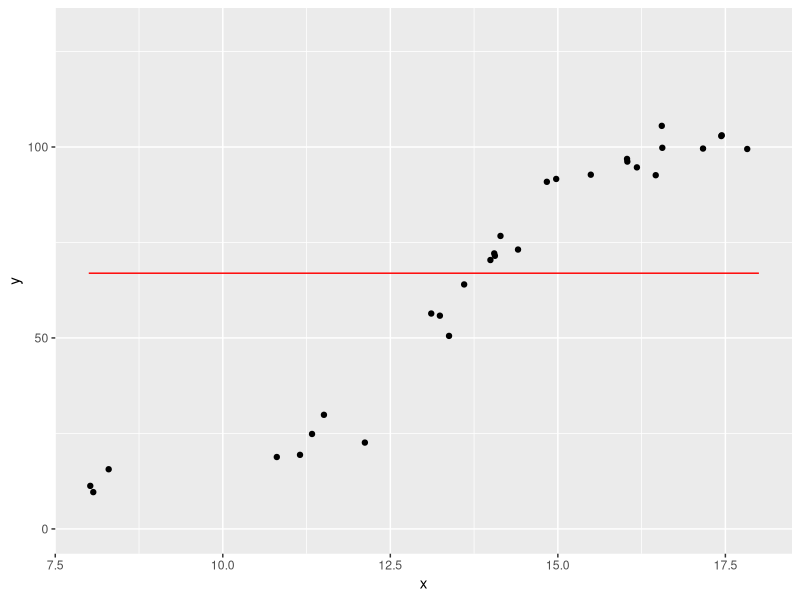
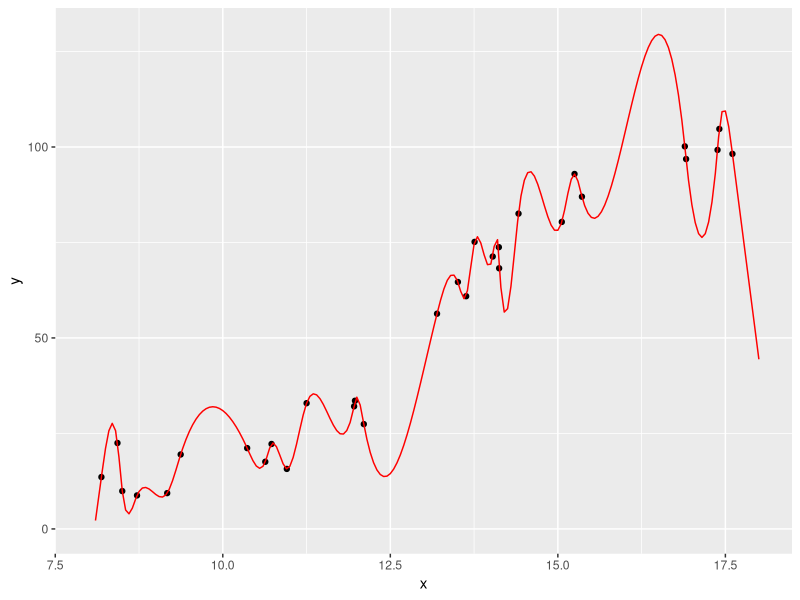
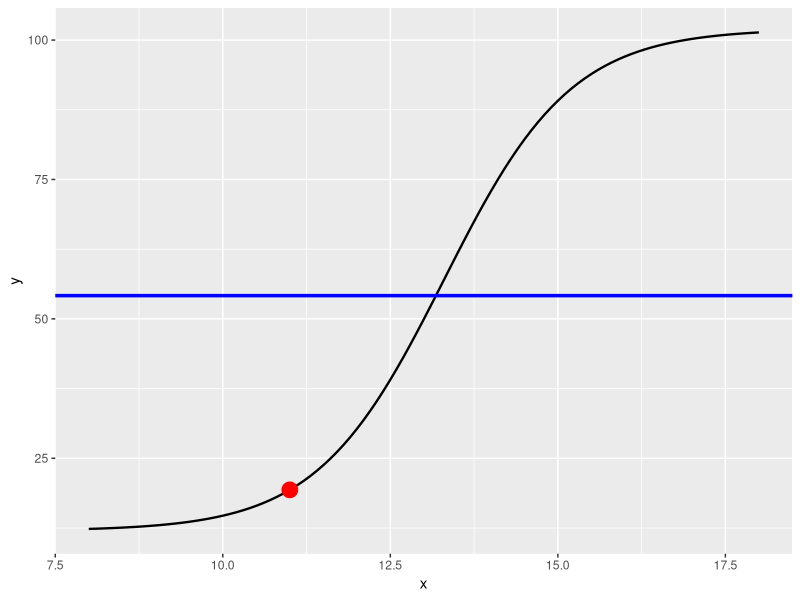
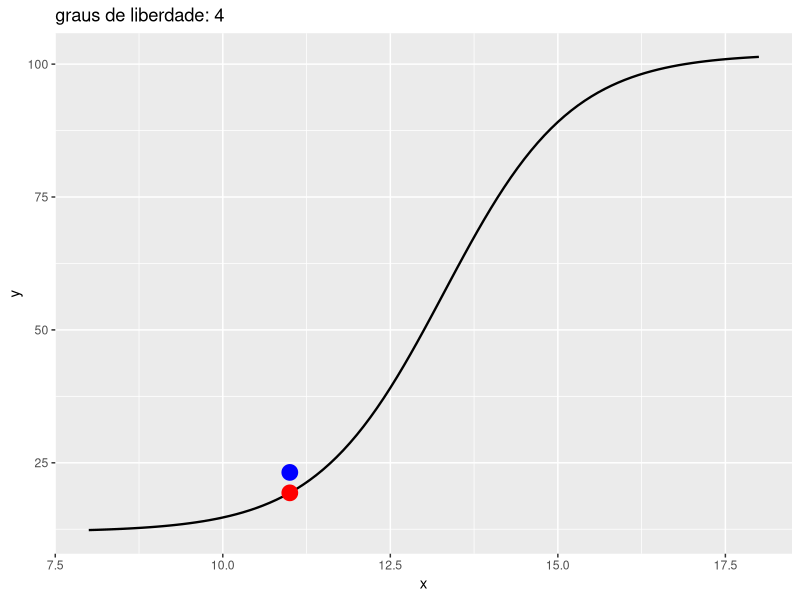

Reproduce these figures in R, in order.
library(tidyverse)

# geração de números aleatórios
# ?rnorm

rnorm(10, mean = 0, sd = 1)

# criar uma sequência 

seq(10, 13, .5)

# criar um data frame

df <- tibble(var1 = c(1, 3, 2), 
             var2 = c(11, 7, 18))

df

df$var1



# modelo utilizando apenas as médias das respostas ------------------------
# para previsão

# número de observações geradas

n_obs <- 30

# banco de dados simulado

dados <- tibble(x = sort(runif(n = n_obs, min = 8, max = 18)), 
                y = 45*tanh(x/1.9 - 7) + 57 + rnorm(n = n_obs, mean = 0, sd = 4))

# valores para os quais faremos as previsões

x_prev <- seq(8, 18, 0.5)

# banco de dados com os valores e previsões

dados_prev <- tibble(x = x_prev, 
                     y = mean(dados$y))

# gráfico dos valores simulados e valores preditos

ggplot() + 
  geom_point(data = dados, aes(x, y)) + 
  geom_line(data = dados_prev, aes(x, y), color = "red") + 
  xlim(8, 18) + ylim(0, 130)


# mais flexível -----------------------------------------------------------

set.seed(3322)

# utilize diferentes graus de liberdade entre 2 e 30 e 
# verifique a variabilidade das curvas ajustadas

gl <- 29

n_obs <- 30

dados <- tibble(x = sort(runif(n = n_obs, min = 8, max = 18)), 
                y = 45*tanh(x/1.9 - 7) + 57 + rnorm(n = n_obs, mean = 0, sd = 4))

x_prev <- seq(8, 18, 0.05)

fit <- smooth.spline(dados$x, dados$y, df = gl)

dados_prev <- tibble(x = x_prev, 
                     y = predict(fit, x_prev)$y)

ggplot() + 
  geom_point(data = dados, aes(x, y)) + 
  geom_line(data = dados_prev, aes(x, y), color = "red") + 
  xlim(8, 18) + ylim(0, 130)



# simulação de modelos ----------------------------------------------------

set.seed(312)

modelo_medio <- vector("numeric", 5000)


n_obs <- 30

for (i in 1:5000) {
  
  dados <- tibble(x = sort(runif(n = n_obs, min = 8, max = 18)), 
                  y = 45*tanh(x/1.9 - 7) + 57 + rnorm(n = n_obs, mean = 0, sd = 4))
  
  modelo_medio[i] <- mean(dados$y)

}


ggplot(data = data.frame(x = 0), mapping = aes(x = x)) + 
  stat_function(fun = function(x) 45*tanh(x/1.9 - 7) + 57, linewidth = .8) +  
  geom_hline(yintercept = mean(modelo_medio), color = "blue", linewidth = 1.2) + 
  geom_point(data = tibble(x = 11, y = 45*tanh(11/1.9 - 7) + 57), 
             aes(x, y), color = "red", size = 5) + 
  xlim(8, 18)


(vies <- mean(modelo_medio) - (45*tanh(11/1.9 - 7) + 57))
(variancia <- var(modelo_medio))

vies^2 + variancia


# mais flexível - calcula o valor médio para x = 11 -----------------------

set.seed(1234)

modelo_medio <- vector("numeric", 5000)

gl <- 4

n_obs <- 30


for (i in 1:5000) {
  
  dados <- tibble(x = sort(runif(n = n_obs, min = 8, max = 18)), 
                  y = 45*tanh(x/1.9 - 7) + 57 + rnorm(n = n_obs, mean = 0, sd = 4))

  fit <- smooth.spline(dados$x, dados$y, df = gl)

  modelo_medio[i] <- predict(fit, 11)$y
  
}


ggplot(data = data.frame(x = 0), mapping = aes(x = x)) + 
  stat_function(fun = function(x) 45*tanh(x/1.9 - 7) + 57, linewidth = .8) +  
  geom_point(data = tibble(x = 11, y = mean(modelo_medio)), aes(x, y), color = "blue", size = 5) + 
  geom_point(data = tibble(x = 11, y = 45*tanh(11/1.9 - 7) + 57), 
             aes(x, y), color = "red", size = 5) + 
  xlim(8, 18) +
  labs(title = paste0("graus de liberdade: ", gl))


(vies <- mean(modelo_medio) - (45*tanh(11/1.9 - 7) + 57))
(variancia <- var(modelo_medio))

vies^2 + variancia

